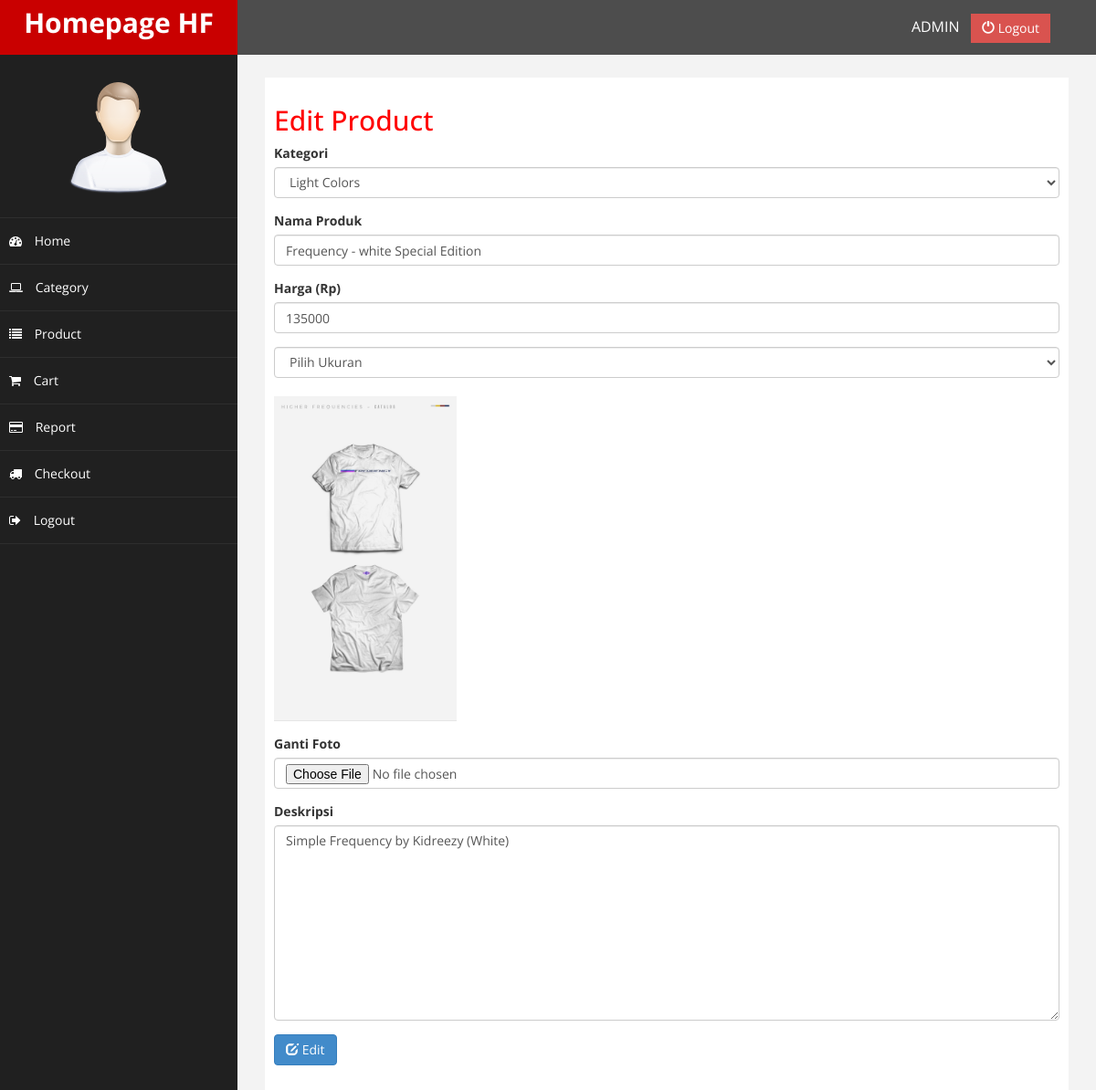
Screenshot of /Highfreq/Admin/index.php?halaman=editproduct&id=8 (signed in) with the database file from the repository.
### tables this page shows
CREATE TABLE `produk` (
  `id_produk` int(11) NOT NULL,
  `id_kategori` int(5) NOT NULL,
  `nama_produk` varchar(100) NOT NULL,
  `harga_produk` int(11) NOT NULL,
  `ukuran` varchar(2) NOT NULL,
  `foto_produk` varchar(100) NOT NULL,
  `deskripsi_produk` text NOT NULL,
  `stok_produk` int(5) NOT NULL
);

CREATE TABLE `kategori` (
  `id_kategori` int(5) NOT NULL,
  `nama_kategori` varchar(100) NOT NULL
);

### Highfreq/Admin/editproduct.php (the view, shortened to what this page needs)
<h2>Edit Product</h2>
<?php
$ambil=$koneksi->query("SELECT * FROM produk WHERE id_produk='$_GET[id]'");
$pecah= $ambil->fetch_assoc();
?>
<?php
$datakategori = array();
$ambil = $koneksi->query("SELECT * FROM kategori");
while($tiap = $ambil->fetch_assoc())
{
    $datakategori[] = $tiap;
}
?>
<form method="post" enctype="multipart/form-data">
    <div class="form-group">
            <label>Kategori</label>
            <select class="form-control" name="id_kategori">
                <?php foreach ($datakategori as $key => $value): ?>
                <option value="<?php echo $value["id_kategori"] ?>" <?php if($pecah["id_kategori"]==$value["id_kategori"]){ echo "selected"; } ?> >
                    <?php echo $value["nama_kategori"] ?>
                </option>
                <?php endforeach ?>
            </select>
        </div>
    <div class="form-group">
        <label>Nama Produk</label>
        <input type="text" name="nama" class="form-control" value="<?php echo $pecah['nama_produk']; ?>">
    </div>
    <div class="form-group">
        <label>Harga (Rp)</label>
        <input type="number" class="form-control" name="harga" value="<?php echo $pecah['harga_produk']; ?>">
    </div>
    <select class="form-control" name="ukuran">
        <option value=""> Pilih Ukuran </option>
    </select>
    <br>
    <div class="form-group">
        <img src="../Product_photo/<?php echo $pecah['foto_produk'] ?>" width="200">
    </div>
    <div class="form-group">
        <label>Ganti Foto</label>
        <input type="file" name="foto" class="form-control">
    </div>
    <div class="form-group">
        <label>Deskripsi</label>
        <textarea name="deskripsi" class="form-control" rows="10"><?php echo $pecah['deskripsi_produk']; ?></textarea>
    </div>
    <button class="btn btn-primary" name="edit"><i class="glyphicon glyphicon-edit" ></i> Edit</button>
</form>

### Highfreq/Admin/assets/css/custom.css (style rules this page uses)
body { font-family: 'Open Sans', sans-serif; }
h2 { color: #f00; }

### rows the page displays
produk: id_kategori "Light Colors", nama "Frequency - white Special Edition", harga "135000", foto_produk (picture), deskripsi "Simple Frequency by Kidreezy (White)"
